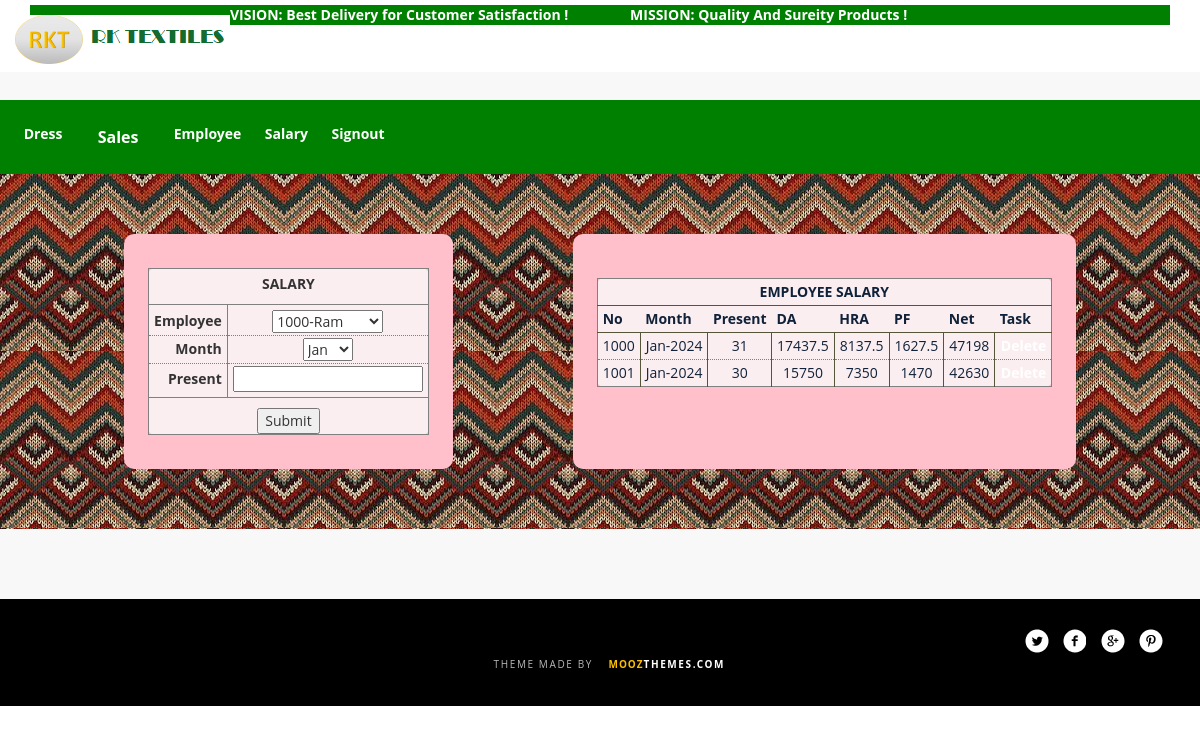
Page /salary.php (signed in) on the committed database.
### tables this page shows
CREATE TABLE IF NOT EXISTS `salary` (
  `id` int(11) NOT NULL AUTO_INCREMENT,
  `empno` int(11) NOT NULL,
  `month` varchar(50) NOT NULL,
  `present` int(11) NOT NULL,
  `da` float NOT NULL,
  `hra` float NOT NULL,
  `pf` float NOT NULL,
  `net` float NOT NULL,
  PRIMARY KEY (`empno`,`month`),
  UNIQUE KEY `id` (`id`)
);

### salary.php (the view, shortened to what this page needs)
<?php
include './adminheader.php';
if(!isset($_POST['sub1'])) {
    $result = mysqli_query($link, "select empno,ename from emp");
    $month = array("Jan","Feb","Mar","Apr","May","Jun","Jul","Aug","Sep","Oct","Nov","Dec");
?>
<div style="text-align:center;">
    <div style="display:flex;justify-content:center;width: 100%; height: 60% ;background:url('images/demo/bbg.jpg');">
<form name="f" action="salary.php" method="post"  style="float:left; margin:5%;background-color:pink;padding:2%;border-radius:10px">
    <table class="center_tab">
	<thead>
	    <tr>
                <th colspan="2" class="center">SALARY</th>
	    </tr>
	</thead>
	<tbody>
            <tr>
		<th>Employee</th>
		<td>
                    <select name="empno">
                        <?php
                        while($row = mysqli_fetch_row($result)) {
                            echo "<option value='$row[0]'>$row[0]-$row[1]</option>";
                        }
                        ?>
                    </select>
                </td>
	    </tr>
            <tr>
		<th>Month</th>
                <td>
                    <select name="month">
                        <?php
                        foreach($month as $m)
                            echo "<option value='$m'>$m</option>";
                        ?>
                    </select>
                </td>
	    </tr>
            <tr>
		<th>Present</th>
                <td><input type="text" name="present" pattern="\d+" required></td>
	    </tr>
	</tbody>
	<tfoot>
	    <tr>
		<td colspan="2" class="center">
		    <input type="submit" name="sub1" value="Submit">
		</td>
	    </tr>
	</tfoot>
    </table>
</form>
<?php
$result = mysqli_query($link, "select id,empno,month,present,da,hra,pf,net from salary") or die(mysqli_error($link));
    echo "<div  style='float:right; margin:5%;background-color:pink;padding:2%;border-radius:10px'><table class='report_tab' style='min-width:250px; float:right;'><thead><tr><th colspan='8' class='center'>EMPLOYEE SALARY</div>";
    echo "<tr><th>No<th>Month<th>Present<th>DA<th>HRA<th>PF<th>Net<th>Task<tbody>";
    while($row=  mysqli_fetch_row($result)) {
	echo "<tr>";
            foreach($row as $k=>$r) {
                if($k!=0)
                    echo "<td>$r";
            }
            echo "<td><a href='salary.php?d=$row[0]' onclick=\"javascript:return confirm('Are You Sure to Delete ?')\">Delete</a>";
    }
    echo "</tbody></table>";
}
include './adminfooter.php';
?>

### adminheader.php (shortened to what this page needs)
<!DOCTYPE html>
<html lang="en">
    <head>
        <link href="css/bootstrap.min.css" rel="stylesheet">
        <link href="css/owl.carousel.css" rel="stylesheet">
        <link href="css/owl.theme.default.min.css"  rel="stylesheet">
        <link href="css/animate.css" rel="stylesheet">
        <link href="css/style.css" rel="stylesheet">
    </head>
    <body id="page-top">
        <nav class="navbar navbar-default navbar-fixed-top">
            <div class="container">
                <div class="navbar-header page-scroll">
                    <a class="navbar-brand page-scroll" href="#page-top"><img src="images/logo.png" alt="Sanza theme logo"></a>
                </div>
                <div style="background-color: green;color: white;font-weight:bolder">
                    <marquee scrollamount="10" >VISION: Best Delivery for Customer Satisfaction ! &nbsp; &nbsp; &nbsp; &nbsp; &nbsp; &nbsp; &nbsp; &nbsp; MISSION: Quality And Sureity Products ! </marquee>
                </div>
                <div class="collapse navbar-collapse" id="bs-example-navbar-collapse-1">
                </div>
            </div>
        </nav>
        <section class="light-bg" style="padding-top: 100px;min-height: 590px;">
        <div style="display: flex; flex-direction: row;background-color: green; padding:1%;">
            <a class="page-scroll" href="adminhome.php">Dress</a>
            <div class="dropdown" >
                <button class="dropbtn">Sales</button>
            </div>
            <a class="page-scroll" href="employee.php">Employee</a>
            <a class="page-scroll" href="salary.php">Salary</a>
            <a class="page-scroll" href="signout.php">Signout</a>
        </div>
    </body>

### adminfooter.php (shortened to what this page needs)
</div>
</div>
<footer>
    <div class="container text-center">
        <div class="col-sm-4">
        </div>
        <div class="col-sm-4">
        </div>
        <div class="col-sm-4 right">
            <a href="#"><img src="images/i1.png"></a>&nbsp;
            <a href="#"><img src="images/i2.png"></a>&nbsp;
            <a href="#"><img src="images/i3.png"></a>&nbsp;
            <a href="#"><img src="images/i4.png"></a>&nbsp;
        </div>
    </div>
    <div class="container text-center">
        <p>Theme made by <a href="http://moozthemes.com"><span>MOOZ</span>Themes.com</a></p>
    </div>
</footer>
</body>
</html>

### css/style.css (style rules this page uses)
body { margin: 0px; font-family: "Open Sans", Sans-serif; }
p { font-family: 'Open Sans', sans-serif; font-size: 15px; font-weight: 300; line-height: 23px; letter-spacing: 0.2px; color: #444444; }
a, a:hover, a:focus, a:active, a.active { outline: 0; }
@media (min-width: 768px) { section { padding: 150px 0; } }
section { padding: 70px 0; }
.navbar-default { background-color: #fff; border-color: transparent }
.navbar-default .navbar-brand { color: #fff; font-family: "Open Sans",sans-serif; padding: 0px; margin-left: 10px; }
.navbar-default .navbar-collapse { border-color: rgba(255,255,255,.02) }
@media (min-width:768px) { .navbar-default { background-color: rgba(255, 255, 255, 1); padding: 5px 0; -webkit-transition:padding .3s; -moz-transition:padding .3s; transition:padding .3s; border:0 } }
@media (min-width:768px) { .navbar-default .navbar-brand { font-size: 2em; -webkit-transition:all .3s; -moz-transition:all .3s; transition:all .3s; margin-top: 10px; margin-left: 10px; } }
.light-bg { background-color: #f8f8f8; }
footer { padding: 30px; background-color: #000; }
footer p { color: #B7B7B7; margin: 0; font-size: 10px; text-transform: uppercase; font-weight: 500; letter-spacing: 1.6px; }
footer p a { color: #fff; }
footer p a span { color: #FCBE03; font-size: 10px; letter-spacing: 1px; font-weight: 700; }
.center { text-align: center; }
.right { text-align: right; }
.center_tab { margin: 10px auto; border:solid thin gray; border-radius: 0.5em; background: rgba(250,250,250,0.8); }
.center_tab thead tr th { border-right: solid thin gray; border-bottom: solid thin gray; padding-top: 5px; }
.center_tab thead tr:last-child th { padding-bottom: 10px; border-bottom: solid thin gray; }
.center_tab tfoot tr:first-child td { padding-top: 10px; border-top: solid thin gray; }
.center_tab tbody tr th { padding-right: 5px; padding-left: 5px; padding-top: 2px; padding-bottom: 2px; border-right:solid thin gray; border-bottom: dotted thin gray; }
.center_tab tbody tr td { padding-left: 5px; padding-right: 5px; padding-top: 2px; padding-bottom: 2px; border-right:solid thin gray; border-bottom: dotted thin gray; }
.center_tab tbody tr:first-child th, .center_tab tbody tr:first-child td { padding-top: 5px; }
.center_tab tbody tr:last-child th, .center_tab tbody tr:last-child td { padding-bottom: 5px; }
.center_tab tbody tr td:last-child { border-right: none; }
.center_tab tbody tr th:first-child { text-align: right; }
table.report_tab { border-spacing: 0; border: solid thin gray; margin: 20px auto; background-color: rgba(250,250,250,0.8); border-radius: 0.5em; color: #10223a; }
table.report_tab th, table.report_tab td { padding: 3px 5px; }
table.report_tab thead tr { border-bottom: solid thin #55553a; }
table.report_tab thead tr:last-child th { border-bottom: solid thin #55553a; }
table.report_tab tbody tr td, table.report_tab tbody tr th { border-right:solid thin #55553a; border-bottom: dotted thin gray; }
table.report_tab tbody tr td:last-child { border-right: none; }

### adminheader.php (style rules this page uses)
a { margin: 1%; color: white; border-radius: 10px; font-weight:bold; }
.dropdown { margin: 0.3%; font-weight:bold; }
.dropbtn { background-color: transparent; color: white; padding: 10px 20px; font-size: 16px; border: none; cursor: pointer; }

### rows in the picture
salary: empno "1000", month "Jan-2024", present "31", da "17437.5", hra "8137.5", pf "1627.5", net "47198"
salary: empno "1001", month "Jan-2024", present "30", da "15750", hra "7350", pf "1470", net "42630"

### other values in the picture
form field empno "1000-Ram"
form field month "Jan"
